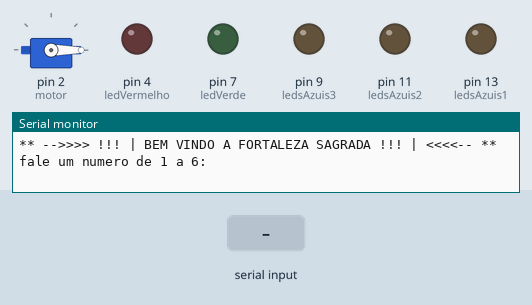
This sketch was run on a simulated Arduino Uno, built with avr-gcc and run on an emulated ATmega328P. Shown: servo, output pins drawn as LEDs (lit = HIGH), the last lines printed to the serial monitor. Dashed ring = blinking. Inputs (shaded band) come from the test bench. Random numbers use the default seed unless the sketch sets one.

Above: at 1.4 s.
1.5 s: "90,45\n" received over Serial
At 1.9 s:
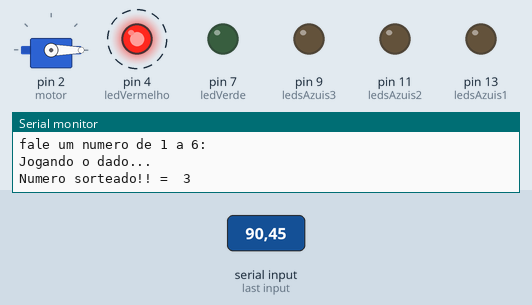
4.5 s: "3\n" received over Serial
At 6.5 s:
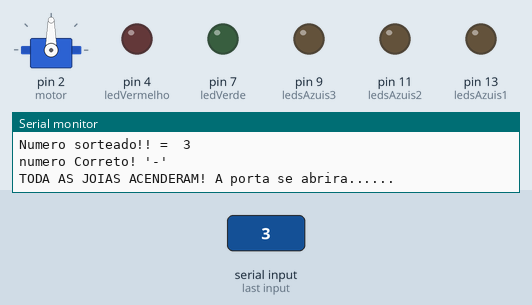
7.5 s: "5\n" received over Serial
At 8.4 s:
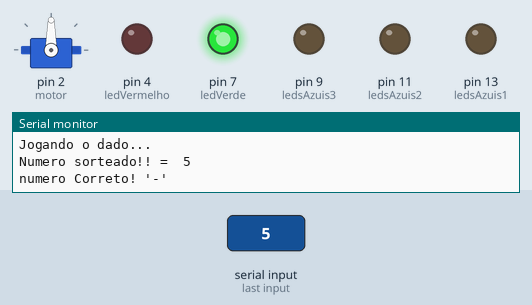
10.0 s: "1\n" received over Serial
At 11.5 s:
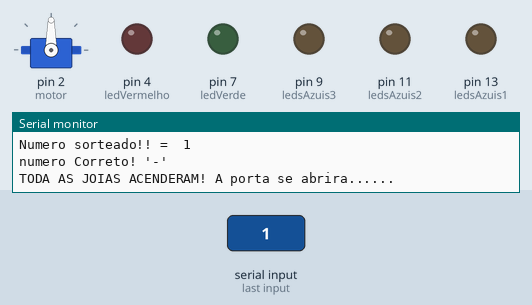
12.6 s: "2\n" received over Serial
Timing chart, 0 to 17.6 s (numbered marks = the images above; inputs shaded):
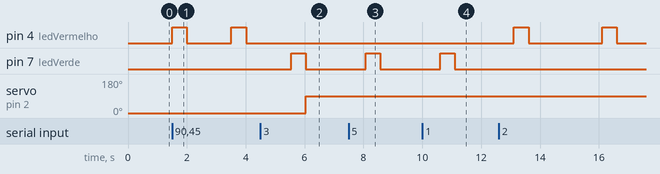

The sketch:

desafio_fortaleza.ino
```cpp
/*Na entrada da fortaleza, há um painel com uma entrada serial. Um guardião digital (o
Arduino) propõe um desafio: “Adivinhe corretamente o número sagrado do dado,
que varia de 1 a 6.”
Se você errar, o sistema piscará um LED vermelho, indicando que você foi testado e falhou.
Se acertar, um LED verde piscará como sinal de aprovação divina, e uma das joias azuis do
templo (representadas por LEDs azuis) se acenderá, marcando o seu progresso.
Ao conquistar 3 acertos, todas as joias estarão acesas — e a Porta da Sabedoria
(controlada por um servo motor) se abrirá magicamente, permitindo sua
passagem ao templo.
*/

//VARIAVEIS


#include <Servo.h>
Servo motor;
int ledVerde = 7;
int ledVermelho = 4;
int ledsAzuis1 = 13;
int ledsAzuis2 = 11;
int ledsAzuis3 = 9;
int acertos = 0;


void desenhaCabecalho()
{
  Serial.println("** -->>>> !!! | BEM VINDO A FORTALEZA SAGRADA !!! | <<<<-- **");


  Serial.println();
  delay(500);
}

void setup()
{
  Serial.begin(9600);

  motor.attach(2);
  motor.write(0);
  pinMode(ledVerde, OUTPUT);
  pinMode(ledVermelho, OUTPUT);
  pinMode(ledsAzuis1, OUTPUT);
  pinMode(ledsAzuis2, OUTPUT);
  pinMode(ledsAzuis3, OUTPUT);

  randomSeed(analogRead(0));
}

void loop()
{
  desenhaCabecalho();

  Serial.println("fale um numero de 1 a 6:");

  while (!Serial.available());

  int palpite = Serial.parseInt();

  int numeroSorteado = random(1, 7);

  Serial.println("Jogando o dado...");
  Serial.println();
  Serial.print("Numero sorteado!! =  ");
  Serial.println(numeroSorteado);

  if (palpite == numeroSorteado)
  {
    Serial.println("numero Correto! '-'");
     Serial.println();

    digitalWrite(ledVerde, HIGH);
    delay(500);
    digitalWrite(ledVerde, LOW);

    if (acertos == 1)
      digitalWrite(ledsAzuis1, HIGH);
    else if (acertos == 2)
      digitalWrite(ledsAzuis2, HIGH);
    else if (acertos == 3)
      digitalWrite(ledsAzuis3, HIGH);
      Serial.println("TODA AS JOIAS ACENDERAM! A porta se abrira......");
      motor.write(90);
  }
  else
    digitalWrite(ledVermelho, HIGH);
    delay(500);
    digitalWrite(ledVermelho, LOW);
    Serial.println("NUMERO ERRADOO! Tente novamente...");


  delay(1000);
}
```

Measured:
- after the input at 1.5 s, pin 4 (ledVermelho): alternates HIGH for 0.50 s and LOW for 1.5 s, starting at once
- after the input at 4.5 s, pin 7 (ledVerde): LOW → HIGH after 1.0 s, → LOW 0.50 s later; servo on pin 2 (motor): 0° → 90° after 1.5 s
- after the input at 7.5 s, pin 7 (ledVerde): LOW → HIGH after 0.57 s, → LOW 0.50 s later
- after the input at 10.0 s, pin 7 (ledVerde): LOW → HIGH after 0.60 s, → LOW 0.50 s later
